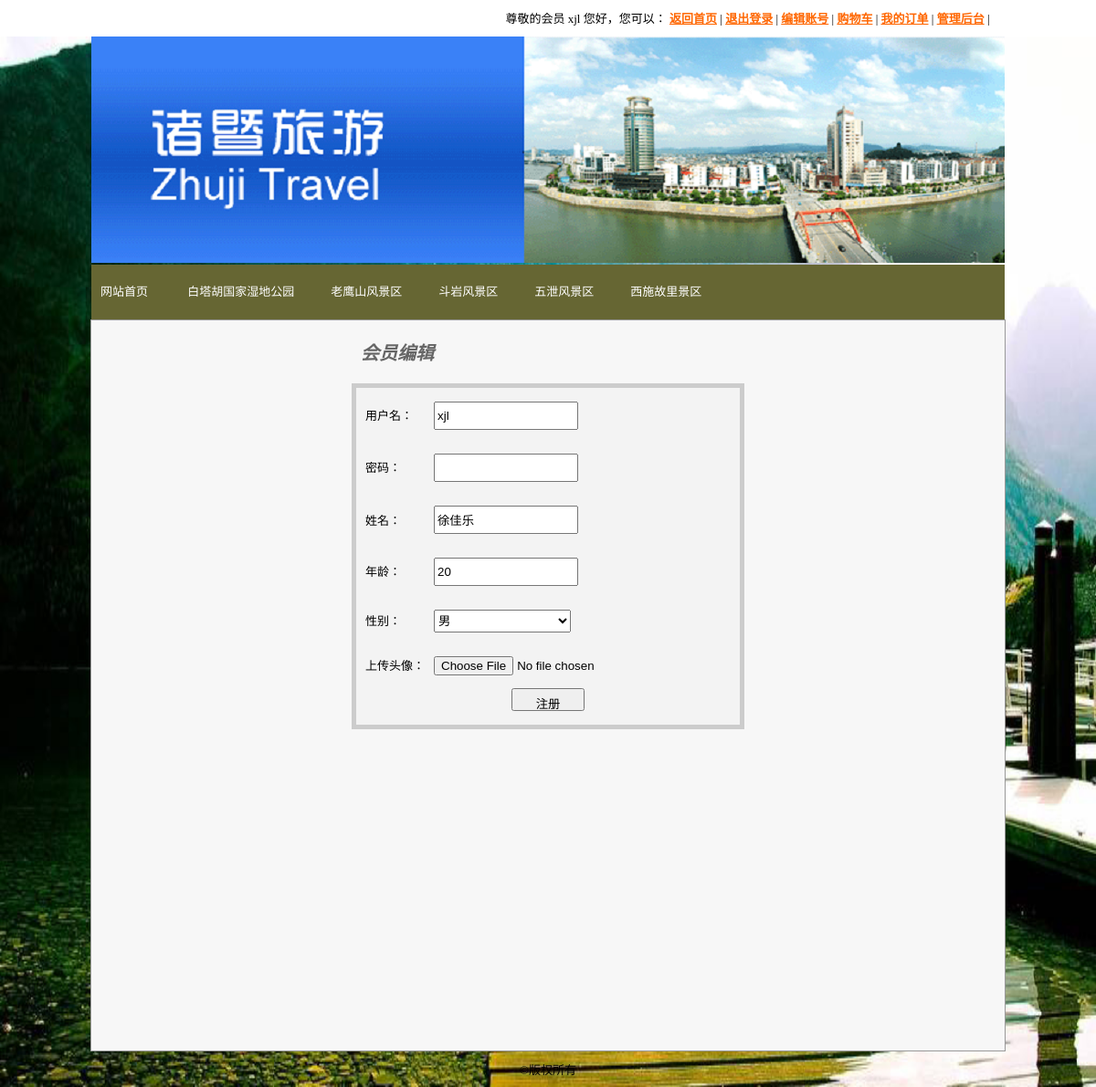
/member.php?action=Reg (signed in), run on the app's committed database.
### tables this page shows
CREATE TABLE `member` (
  `id` int(11) NOT NULL,
  `username` varchar(255) NOT NULL,
  `password` varchar(64) NOT NULL,
  `realname` varchar(255) DEFAULT NULL,
  `age` varchar(3) DEFAULT NULL,
  `gender` varchar(12) DEFAULT NULL,
  `picurl` varchar(255) DEFAULT NULL
);

CREATE TABLE `scenicspot` (
  `id` int(11) NOT NULL,
  `title` varchar(255) DEFAULT NULL,
  `sort` int(11) DEFAULT '0'
);

### include/function.php (called while the page is built, shortened)
<?php
function checkmember($action='show'){
	$M=@getone("select * from member where username='{$_SESSION['membername']}' and password='{$_SESSION['memberpassword']}'");
	return true;
}
function fetch($rs){
	return mysql_fetch_assoc($rs);
}
function query($sql){
	return mysql_query($sql);
}
function getone($query){
	return fetch(query($query));
}
function getArr($query){
	$arr=array();
	$query=query($query);
	while($row=fetch($query)){
		$arr[]=$row;
	}
	return $arr;
}
?>

### include/db.php (called while the page is built, shortened)
<?php
  include_once("include/function.php");
  if(isset($_SESSION['membername'])&&$_SESSION['membername'])checkmember();
?>

### member.php (the view, shortened to what this page needs)
<?php
include_once("head.php");
$action=isset($_GET['action'])?$_GET['action']:"Login";
switch($action){
		?>
		<?php
	case "Reg":
		?>
		<div style='width:430px;margin:20px auto;' align='left'>
		<span class='status' style='font-size:20px;'>&nbsp;&nbsp;<i>会员<?php echo $M['id']?"编辑":"注册"; ?></i></span>&nbsp;&nbsp;&nbsp;&nbsp;
		 <form class='myform' action='?action=Save' method='post' onsubmit='return check()' enctype='multipart/form-data'>
		 <span class='myspan' style='width:70px;'>用户名：</span><input name='username'   style='width:150px;' value='<?php echo $M['username'] ?>'><br><br>
		 <span class='myspan' style='width:70px;'>密码：</span><input name='password' type='password' style='width:150px;'><br><br>
		 <span class='myspan' style='width:70px;'>姓名：</span><input name='realname'   style='width:150px;' value='<?php echo $M['realname'] ?>'><br><br>
		 <span class='myspan' style='width:70px;'>年龄：</span><input name='age'   style='width:150px;' value='<?php echo $M['age'] ?>'><br><br>
		 <span class='myspan' style='width:70px;'>性别：</span><select name='gender'   style='width:150px;'><option>男</option><option <?php echo select('女',$M['gender']) ?>>女</option></select><br><br>
		 <span class='myspan' style='width:70px;'>上传头像：</span><input type='file' style='width:220px;' id='upload' name='upload'><br>
		 <center> <input type='submit' value='注册' class='submit'></center>
		 </form>
		</div>
		<?php
	break;
}
include_once("foot.php");
?>

### head.php (shortened to what this page needs)
<?php
include_once('include/db.php');
?>
<!DOCTYPE html>
<html>
<head>
<link href="img/inc.css?v2"  rel="stylesheet" />
</head>
<body>
<div style="width:100%;height:40px; background-color:#fff">
<nav class='menu'>
<?php
if($M['id']){
   echo "尊敬的会员 {$M['username']} 您好，您可以：
   <a href='index.php'  class='member'>返回首页</a>  |
   <a href='member.php?action=Logout' class='member'>退出登录</a>  |
   <a href='member.php?action=Reg' class='member'>编辑账号</a>  |
   <a href='ticket.php?action=showcart' class='member'>购物车</a>  |
   <a href='ticket.php?action=orders_list' class='member'>我的订单</a>  |
   <a href='admin.php' class='member'>管理后台</a>  |  &nbsp;";
}
?>
</nav>
</div>
<header class='top'><div class='logo'></div></header>
<div class='goodstype'><span style="margin-left:0px;"><a href='index.php'>网站首页</a></span>
<?php
$Type=getArr("select * from scenicspot order by sort desc");
foreach($Type as $new){
   echo "<span><a href='index.php?tid={$new['id']}'>{$new['title']}</a></span>";
}
?>
</div>
<section class='main'>

### img/inc.css (style rules this page uses)
body { margin:0px;font-size:13px; background-image:url(bg.jpg?v2);background-attachment:fixed; background-repeat: no-repeat; background-size:100% 100%;-webkit-box-sizing:boder-box;-moz-box-sizing:boder-box;box-sizing:boder-box; }
input,select,textarea { margin:5px; height:25px; }
input[type=submit],input[type=button] { width:80px; }
.myform { border:solid 5px #ccc; padding:10px;width:400px; background-color:#F3F3F3;margin:20px auto; }
.submit { padding:5px 10px 5px 10px; }
.myspan { display:inline-block }
.top { color:#000; font-weight:bold; }
.logo { width:1000px; background:url(logo.png?v1) no-repeat;height:250px;line-height:250px; text-indent:620px; font-size:30px; margin:auto }
.main { margin:auto; width:1000px; border:solid 1px #999; min-height:800px; height:auto; background-color: #F7F7F7 }
.menu { width:1000px;background-color:#FFF; margin:auto; padding:10px; text-align:right; padding-right:30px; }
.menu .member { font-weight:bolder; color:#F60; }
.goodstype { width:1000px;height:60px;margin:auto; background-color: #663; line-height:40px; }
.goodstype span { display:inline-block; padding:0 10px;margin:10px; text-align:center; color:#FFF }
.goodstype a:visited,.goodstype a:hover,.goodstype a:link { text-decoration:none;color:#fff; }
.status { font-size:16px; font-weight:bold; color:#666; font-style: italic }

### data on the page
member: username "xjl", realname "徐佳乐", age "20"
scenicspot: title "白塔胡国家湿地公园"
scenicspot: title "老鹰山风景区"
scenicspot: title "斗岩风景区"
scenicspot: title "五泄风景区"
scenicspot: title "西施故里景区"
